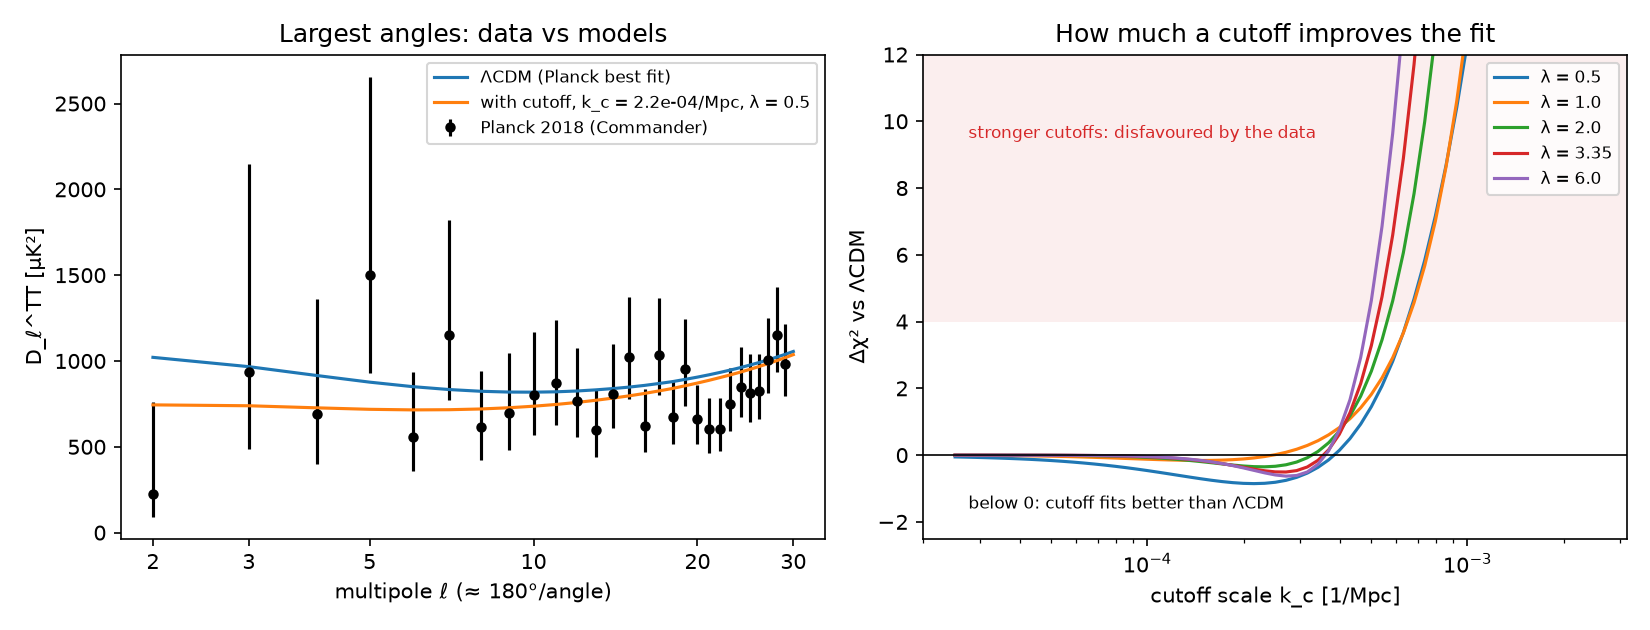

Here is the Python script that generated this plot:
"""Is the low CMB power at the largest angles a trace of what came before inflation?

Tests the "testable version" of before_big_bang.md (section 5) against Planck 2018 data:

1. Fit a large-scale cutoff in the primordial spectrum,
       P(k) = P_LCDM(k) * [1 - exp(-(k/k_c)^lambda)]   (Contaldi et al. 2003),
   to the Planck 2018 Commander TT spectrum at l = 2..29, with all other parameters at
   the Planck 2018 best fit. A cutoff is what you expect if inflation lasted only just
   long enough and the largest scales we see were made at its very start.
2. Measure how rare the low quadrupole and the weak large-angle correlation (S_1/2) are
   in base LCDM, and in the best-fit cutoff model.
3. Forecast what cosmic-variance-limited E-mode polarisation (LiteBIRD-like) would add
   if the cutoff were real.

Likelihood: Planck's low-l TT likelihood is a Gibbs/Blackwell-Rao likelihood, which we
do not reproduce. We use the standard Wishart form per multipole,
    -2 ln L = nu_l [ Chat/C + ln(C/Chat) - 1 ],
with nu_l = (2l+1) f_l, and f_l calibrated so that the 68% interval of this likelihood
matches the asymmetric error bars Planck publishes for each l. Approximate, stated as such.

Run: uv run --no-project --with camb --with matplotlib python lowl_cutoff.py
"""
import os
import urllib.request

import numpy as np
from scipy.optimize import brentq
from scipy.special import eval_legendre

import camb

HERE = os.path.dirname(os.path.abspath(__file__))
DATA = os.path.join(HERE, "data", "planck")
URL = "https://irsa.ipac.caltech.edu/data/Planck/release_3/ancillary-data/cosmoparams/"
TT_FILE = "COM_PowerSpect_CMB-TT-full_R3.01.txt"
LMIN, LMAX = 2, 29          # Commander range
RNG = np.random.default_rng(1)
NSIM = 200_000

# Planck 2018 best fit, TT,TE,EE+lowE+lensing (Planck 2018 VI, Table 2)
P18 = dict(H0=67.36, ombh2=0.02237, omch2=0.1200, tau=0.0544, mnu=0.06,
           As=np.exp(3.044) * 1e-10, ns=0.9649)


def load_tt():
    os.makedirs(DATA, exist_ok=True)
    path = os.path.join(DATA, TT_FILE)
    if not os.path.exists(path):
        urllib.request.urlretrieve(URL + TT_FILE, path)
    d = np.loadtxt(path)
    d = d[(d[:, 0] >= LMIN) & (d[:, 0] <= LMAX)]
    return d[:, 0].astype(int), d[:, 1], d[:, 2], d[:, 3]


def wishart(chat, c, nu):
    """-2 ln L (zero at C = Chat)."""
    x = chat / c
    return nu * (x - np.log(x) - 1)


def calibrate_nu(ell, dl, lo, hi):
    """nu_l such that the Wishart 68% interval (Delta = 1) matches Planck's (lo, hi) width."""
    nus = []
    for l, d, m, p in zip(ell, dl, lo, hi):
        target = np.log((d + p) / (d - m))           # width of the interval in ln C

        def width(nu):
            f = lambda c: wishart(d, c, nu) - 1.0
            return np.log(brentq(f, d * 1.000001, d * 1e3) / brentq(f, d * 1e-3, d * 0.999999))
        nus.append(brentq(lambda nu: width(nu) - target, 0.5, 5000))
    return np.array(nus)


# ---------- theory ----------
_pars = camb.set_params(lmax=200, **{k: v for k, v in P18.items() if k not in ("As", "ns")},
                        As=P18["As"], ns=P18["ns"])
_pars.WantTensors = False
_transfer = camb.get_transfer_functions(_pars)


def spectra(kc=None, lam=None):
    """Lensed-free scalar D_l^{TT,EE,TE} [muK^2] for l = 0..LMAX+, with optional cutoff."""
    k = np.logspace(-7, 1, 3000)
    pk = P18["As"] * (k / 0.05) ** (P18["ns"] - 1)
    if kc is not None:
        pk = pk * (1 - np.exp(-(k / kc) ** lam))
    ip = camb.initialpower.SplinedInitialPower()
    ip.set_scalar_table(k, pk)
    _transfer.power_spectra_from_transfer(ip)
    cl = _transfer.get_unlensed_scalar_cls(CMB_unit="muK", lmax=60)
    return cl[:, 0], cl[:, 1], cl[:, 3]     # TT, EE, TE (as D_l)


# ---------- large-angle correlation S_1/2 ----------
def s_half_matrix(lmax):
    """S_1/2 = sum_ll' C_l C_l' I_ll' with C(theta) = sum (2l+1)/(4 pi) C_l P_l(cos theta)."""
    x = np.linspace(-1, 0.5, 4001)
    ls = np.arange(LMIN, lmax + 1)
    P = np.array([(2 * l + 1) / (4 * np.pi) * eval_legendre(l, x) for l in ls])
    w = np.full_like(x, x[1] - x[0]); w[0] = w[-1] = w[0] / 2
    return (P * w) @ P.T


def dl_to_cl(ell, dl):
    return dl * 2 * np.pi / (ell * (ell + 1))


def main():
    ell, dl, lo, hi = load_tt()
    nu = calibrate_nu(ell, dl, lo, hi)
    fsky = nu / (2 * ell + 1)
    print(f"Calibrated effective sky fraction f_l: median {np.median(fsky):.2f}, "
          f"range {fsky.min():.2f}-{fsky.max():.2f}")

    tt0, ee0, te0 = spectra()
    th0 = tt0[ell]
    chi0 = wishart(dl, th0, nu).sum()
    print(f"LCDM (Planck 2018 best fit), l=2-29: chi2 = {chi0:.1f} for {len(ell)} multipoles")
    print(f"  observed/LCDM:  l=2 {dl[0]/th0[0]:.2f},  l=3 {dl[1]/th0[1]:.2f},  "
          f"mean l=2-29 {np.mean(dl/th0):.2f}")

    # ---- 1. cutoff fit ----
    kcs = np.logspace(-4.6, -2.6, 61)
    lams = [0.5, 1.0, 2.0, 3.35, 6.0]
    grid = np.empty((len(lams), len(kcs)))
    for i, lam in enumerate(lams):
        for j, kc in enumerate(kcs):
            grid[i, j] = wishart(dl, spectra(kc, lam)[0][ell], nu).sum() - chi0
    i, j = np.unravel_index(np.argmin(grid), grid.shape)
    best = dict(kc=kcs[j], lam=lams[i], dchi2=grid[i, j])
    print("\nCutoff model: Delta chi2 vs LCDM (negative = better fit)")
    for lam, row in zip(lams, grid):
        jj = np.argmin(row)
        print(f"  lambda={lam:<5} best k_c = {kcs[jj]:.2e} /Mpc   Delta chi2 = {row[jj]:+.2f}")
    # likelihood-ratio significance, 2 extra parameters (approximate: boundary + look-elsewhere)
    from scipy.stats import chi2 as chi2d, norm
    p_lr = chi2d.sf(-best["dchi2"], 2)
    print(f"Best: k_c = {best['kc']:.2e} /Mpc, lambda = {best['lam']}, Delta chi2 = {best['dchi2']:+.2f}"
          f"  -> p = {p_lr:.2f} ({norm.isf(p_lr / 2):.1f} sigma, 2 extra parameters)")
    # robustness: full-sky weighting (nu = 2l+1) gives the quadrupole its largest weight -> upper bound
    nuf = 2 * ell + 1.0
    chi0f = wishart(dl, th0, nuf).sum()
    best_f = min((wishart(dl, spectra(kc, lam)[0][ell], nuf).sum() - chi0f, kc, lam)
                 for lam in lams for kc in kcs[::2])
    print(f"  full-sky weighting (upper bound): Delta chi2 = {best_f[0]:+.2f} "
          f"at k_c = {best_f[1]:.2e}, lambda = {best_f[2]}  -> {norm.isf(chi2d.sf(-best_f[0], 2) / 2):.1f} sigma")
    d_ls = 13_870.0   # comoving distance to last scattering [Mpc], Planck 2018 best fit (approx.)
    print(f"  cutoff scale ~ multipole l ~ k_c * D_LS = {best['kc'] * d_ls:.1f}")

    ttc, eec, tec = spectra(best["kc"], best["lam"])

    # ---- 2. anomaly statistics ----
    M = s_half_matrix(LMAX)
    cl_obs = dl_to_cl(ell, dl)
    s_obs = cl_obs @ M @ cl_obs

    def sims(th_dl, nus):
        """C_l realisations: Chat ~ C * chi2_nu / nu (Wishart, 1 field)."""
        cl = dl_to_cl(ell, th_dl)
        return cl * RNG.chisquare(nus, size=(NSIM, len(ell))) / nus

    for name, th in (("LCDM", th0), ("best cutoff", ttc[ell])):
        for label, nus in (("full sky", 2 * ell + 1.0), ("calibrated f_l", nu)):
            sm = sims(th, nus)
            p_q = np.mean(sm[:, 0] <= cl_obs[0])
            s = np.einsum("ij,jk,ik->i", sm, M, sm)
            p_s = np.mean(s <= s_obs)
            print(f"{name:12s} [{label:14s}]  P(C_2 <= observed) = {p_q:.3f}   "
                  f"P(S_1/2 <= observed) = {p_s:.4f}")
    print(f"Observed S_1/2 (l=2-29, from the Commander C_l) = {s_obs:.0f} muK^4")

    # ---- 3. polarisation forecast ----
    # Expected -2 Delta lnL between LCDM and the cutoff model when the cutoff is true:
    # sum_l nu [tr(C0^-1 Cc) - ln det(C0^-1 Cc) - n], cosmic-variance limited, f_sky = 0.7.
    def kl(n_fields, lmax, f=0.7):
        tot = 0.0
        for l in range(2, lmax + 1):
            if n_fields == 1:
                C0 = np.array([[tt0[l]]]); Cc = np.array([[ttc[l]]])
            else:
                C0 = np.array([[tt0[l], te0[l]], [te0[l], ee0[l]]])
                Cc = np.array([[ttc[l], tec[l]], [tec[l], eec[l]]])
            A = np.linalg.solve(C0, Cc)
            tot += (2 * l + 1) * f * (np.trace(A) - np.log(np.linalg.det(A)) - n_fields)
        return tot
    kl_t, kl_te = kl(1, LMAX), kl(2, LMAX)
    gain = kl_te - kl_t
    print(f"\nIf the best-fit cutoff is real (f_sky = 0.7, noise-free, l <= {LMAX}):")
    print(f"  expected Delta chi2 from T alone       = {kl_t:.1f}")
    print(f"  expected Delta chi2 from T + E         = {kl_te:.1f}  (E adds {gain:.1f})")
    print(f"  observed T Delta chi2 + expected E gain = {-best['dchi2'] + gain:.1f}")
    print(f"  EE at l=2-10, cutoff/LCDM: " + " ".join(f"{eec[l]/ee0[l]:.2f}" for l in range(2, 11)))

    # ---- figure ----
    import matplotlib
    matplotlib.use("Agg")
    import matplotlib.pyplot as plt
    fig, (a1, a2) = plt.subplots(1, 2, figsize=(11, 4.2))
    a1.errorbar(ell, dl, yerr=[lo, hi], fmt="o", ms=4, color="k", label="Planck 2018 (Commander)")
    lfine = np.arange(2, 31)
    a1.plot(lfine, tt0[lfine], color="tab:blue", label="ΛCDM (Planck best fit)")
    a1.plot(lfine, ttc[lfine], color="tab:orange",
            label=f"with cutoff, k_c = {best['kc']:.1e}/Mpc, λ = {best['lam']}")
    a1.set_xscale("log"); a1.set_xticks([2, 3, 5, 10, 20, 30]); a1.set_xticklabels(["2", "3", "5", "10", "20", "30"])
    a1.minorticks_off(); a1.set_xlabel("multipole ℓ (≈ 180°/angle)"); a1.set_ylabel("D_ℓ^TT [μK²]")
    a1.set_title("Largest angles: data vs models"); a1.legend(fontsize=8)
    for lam, row in zip(lams, grid):
        a2.plot(kcs, row, label=f"λ = {lam}")
    a2.axhline(0, color="k", lw=0.8)
    a2.axhspan(4, 12, color="tab:red", alpha=0.08, lw=0)
    a2.text(kcs[0] * 1.1, 9.5, "stronger cutoffs: disfavoured by the data", fontsize=8, color="tab:red")
    a2.text(kcs[0] * 1.1, -1.6, "below 0: cutoff fits better than ΛCDM", fontsize=8)
    a2.set_ylim(-2.5, 12)
    a2.set_xscale("log"); a2.set_xlabel("cutoff scale k_c [1/Mpc]"); a2.set_ylabel("Δχ² vs ΛCDM")
    a2.set_title("How much a cutoff improves the fit"); a2.legend(fontsize=8)
    fig.tight_layout(); fig.savefig(os.path.join(HERE, "lowl_cutoff.png"), dpi=150)
    print("wrote lowl_cutoff.png")


if __name__ == "__main__":
    main()
